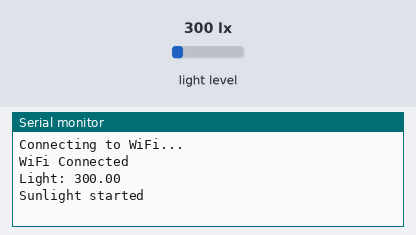
A sketch run on a simulated Arduino MKR. Parts: the last lines printed to the serial monitor. The test bench sets the inputs (shaded band); at power-on: light level 300 lx. WiFi joins after 1.5 s; servers stay silent unless stated.

Above: at 2.7 s.
2.8 s: light level set to 40 lx
At 4.4 s:
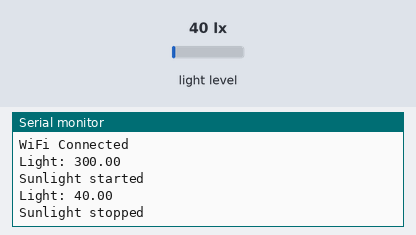
5.5 s: light level set to 500 lx
At 7.4 s:
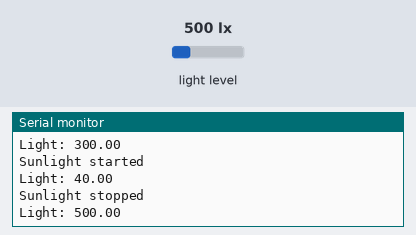
Timing chart, 0 to 8.9 s (numbered marks = the images above; inputs shaded):
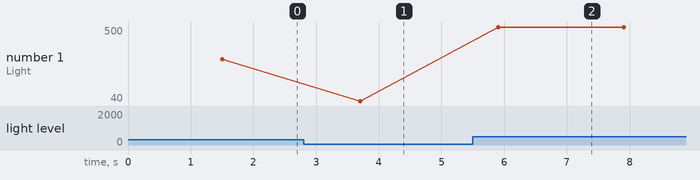

Measured:
- after the input at 2.8 s, the serial monitor: prints a new line after 0.90 s (image 1)
- after the input at 5.5 s, the serial monitor: prints a new line after 0.40 s (image 2)
- plotted number 1: 300 → 40 after the input at 2.8 s, 40 → 500 after the input at 5.5 s

The sketch:

sketch_mar15a_Trigger.ino
```cpp
#include <WiFiNINA.h>
#include <Wire.h>
#include <BH1750.h>

// Create light sensor object
BH1750 lightMeter;

// WiFi details
char ssid[] = "Manoj Krishna iphone";
char pass[] = "manojkrishna";

WiFiClient client;

// Simple light threshold
float threshold = 100.0;
float thresholdLow = 90;
// Track current sunlight state
bool sunlight = false;


bool startSent = false;
bool stopSent = false;

void setup()
{
  Serial.begin(9600);

  // Start sensor
  Wire.begin();
  lightMeter.begin();

  // Connect to WiFi
  Serial.println("Connecting to WiFi...");
  WiFi.begin(ssid, pass);

  while (WiFi.status() != WL_CONNECTED)
  {
    delay(1000);
    Serial.println("Still connecting...");
  }

  Serial.println("WiFi Connected");
}

// Send email when sunlight starts
void sendSunlightStart()
{
  if (client.connect("maker.ifttt.com", 80))
  {
    client.println("GET /trigger/sunlight_start/with/key/beKl6rAUXbYMsso2p20o7G HTTP/1.1");
    client.println("Host: maker.ifttt.com");
    client.println("Connection: close");
    client.println();
  }
}

// Send email when sunlight stops
void sendSunlightStop()
{
  if (client.connect("maker.ifttt.com", 80))
  {
    client.println("GET /trigger/sunlight_stop/with/key/beKl6rAUXbYMsso2p20o7G HTTP/1.1");
    client.println("Host: maker.ifttt.com");
    client.println("Connection: close");
    client.println();
  }
}

void loop()
{
  // Read light value
  float lightValue = lightMeter.readLightLevel();

  Serial.print("Light: ");
  Serial.println(lightValue);

  // If light is high and we haven't sent start email yet
  if (lightValue >= threshold && sunlight == false && startSent == false)
  {
    Serial.println("Sunlight started");

    sendSunlightStart();   // send email once
    sunlight = true;
    startSent = true;
  }

  // If light goes low and we haven't sent stop email yet
  if (lightValue < threshold && sunlight == true && stopSent == false)
  {
    Serial.println("Sunlight stopped");

    sendSunlightStop();   // send email once
    sunlight = false;
    stopSent = true;
  }

  delay(2000); // wait 2 seconds before next reading
}
```
